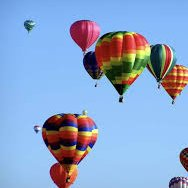
#> input picture images/images_sq.jpg, 188 x 188 px, found by its file name
$ jupyter execute 03_wavelet_transform.ipynb
#> lines starting #> are read from the running program, lines starting #| are printed output that depends on the picture
[](https://colab.research.google.com/github/upm-classes/image-understanding-2022-2023/blob/main/03_wavelet_transform.ipynb)

[cell 1]
# Download data from github

# Set path of the images
image_path = './image-understanding-2022-2023/images'

# Wavelet Transform

A Gaussian pyramid with scikit-image transform pyramid module

[cell 2]
import numpy as np
from matplotlib import pyplot as plt

from skimage.io import imread
from skimage.color import rgb2gray
from skimage.transform import pyramid_gaussian

img = imread(f'{image_path}/images_sq.jpg')
#> img is the input picture: shape (188, 188, 3); mean R, G, B 138.7, 164.3, 202.2

img_gray = rgb2gray(img) # Convert rgb image to grayscale
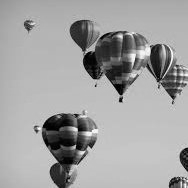
#> img_gray: shape (188, 188) float64; min 0, max 0.999, mean 0.634

nrows, ncols = img_gray.shape # Image size
#> nrows = 188; ncols = 188

pyramid = tuple(pyramid_gaussian(img_gray, downscale=2)) # Gausssian pyramid process
#> pyramid = 9 items

plt.figure(figsize=(15,5))
i, n = 1, len(pyramid)
#> i = 1; n = 9
for p in pyramid:
    plt.subplot(1,n,i), plt.imshow(p, 'gray'),
    plt.title(str(p.shape[0]) + 'x' + str(p.shape[1])), plt.axis('off')
    i += 1
#> this loop made 9 passes
#> p on passes 8 to 9: [[0.637, 0.61], [0.637, 0.661]], [0.636]
#> after the loop, i = 10
plt.suptitle('Gaussian Pyramid', size=30)
plt.show()
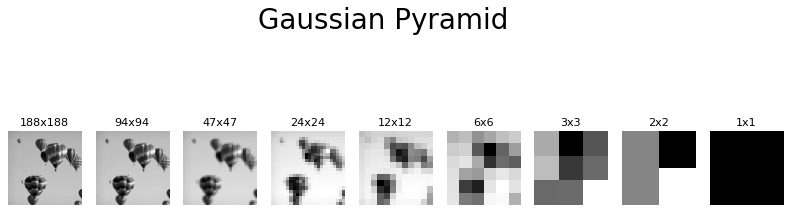
#> figure drawn by matplotlib, 9 panels

compos_image = np.zeros((nrows, ncols + ncols // 2), dtype=np.double)
compos_image[:nrows, :ncols] = pyramid[0]
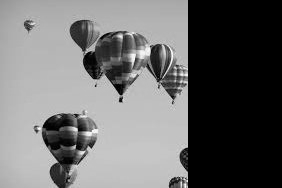
#> compos_image: shape (188, 282) float64; min 0, max 0.999, mean 0.423

i_row = 0
for p in pyramid[1:]:
    n_rows, n_cols = p.shape[:2]
    compos_image[i_row:i_row + n_rows, ncols:ncols + n_cols] = p
    i_row += n_rows
#> this loop made 8 passes
#> (n_rows, n_cols, i_row) on passes 1 to 6: (94, 94, 94), (47, 47, 141), (24, 24, 165), (12, 12, 177), (6, 6, 183), (3, 3, 186)
#> (p, n_rows, n_cols, i_row) on passes 7 to 8: ([[0.637, 0.61], [0.637, 0.661]], 2, 2, 188), ([0.636], 1, 1, 189)
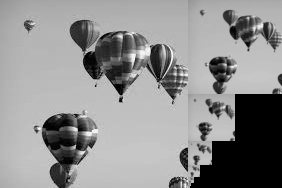
#> compos_image: shape (188, 282) float64; min 0, max 0.999, mean 0.564
#> after the loop, i_row = 189

fig, ax = plt.subplots(figsize=(15,15))
ax.imshow(compos_image, cmap='gray')
plt.show()

A Laplacian pyramid with scikit-image transform's pyramid module

[cell 3]
import numpy as np
import matplotlib.pyplot as plt

from skimage.io import imread
from skimage.transform import pyramid_laplacian
from skimage.color import rgb2gray

img = imread(f'{image_path}/images_sq.jpg')

img_gray = rgb2gray(img) # Convert rgb image to grayscale

nrows, ncols = img_gray.shape

pyramid = tuple(pyramid_laplacian(img_gray, downscale=2)) # Laplacian pyramid process

plt.figure(figsize=(15,5))
i, n = 1, len(pyramid)
#> i = 1
for p in pyramid:
    plt.subplot(1,n,i), plt.imshow(p, 'gray'),
    plt.title(str(p.shape[0]) + 'x' + str(p.shape[1])), plt.axis('off')
    i += 1
#> this loop made 9 passes
#> p on passes 8 to 9: [[0.00327, -0.0138], [-0.00282, 0.0134]], [0]
#> after the loop, i = 10
plt.suptitle('Laplacian Pyramid', size=30)
plt.show()
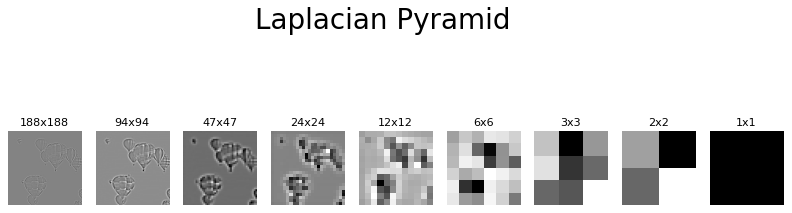
#> figure drawn by matplotlib, 9 panels

compos_image = np.zeros((nrows, ncols + ncols // 2), dtype=np.double)
compos_image[:nrows, :ncols] = pyramid[0]
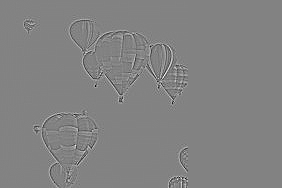
#> compos_image: shape (188, 282) float64; min -0.288, max 0.273, mean -4.48e-17; drawn with min black and max white

i_row = 0
for p in pyramid[1:]:
    n_rows, n_cols = p.shape[:2]
    compos_image[i_row:i_row + n_rows, ncols:ncols + n_cols] = p
    i_row += n_rows
#> after the loop, i_row = 189

fig, ax = plt.subplots(figsize=(15,15))
ax.imshow(compos_image, cmap='gray')
plt.show()
